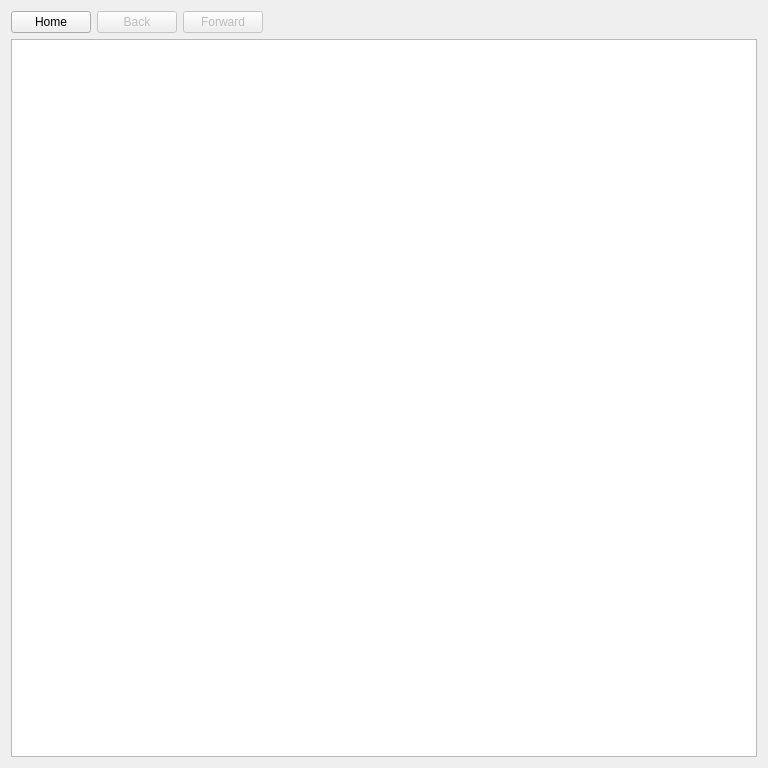
<?xml version="1.0" encoding="UTF-8"?>
<ui version="4.0">
 <class>HelpForm</class>
 <widget class="QWidget" name="HelpForm">
  <property name="geometry">
   <rect>
    <x>0</x>
    <y>0</y>
    <width>768</width>
    <height>768</height>
   </rect>
  </property>
  <property name="windowTitle">
   <string>Help</string>
  </property>
  <layout class="QVBoxLayout" name="verticalLayout">
   <item>
    <layout class="QHBoxLayout" name="horizontalLayout">
     <item>
      <widget class="QPushButton" name="pushButton_Home">
       <property name="text">
        <string>Home</string>
       </property>
       <property name="icon">
        <iconset>
         <normaloff>../../../../usr/share/icons/oxygen/22x22/actions/go-home.png</normaloff>../../../../usr/share/icons/oxygen/22x22/actions/go-home.png</iconset>
       </property>
      </widget>
     </item>
     <item>
      <widget class="QPushButton" name="pushButton_Back">
       <property name="enabled">
        <bool>false</bool>
       </property>
       <property name="text">
        <string>Back</string>
       </property>
       <property name="icon">
        <iconset>
         <normaloff>../../../../usr/share/icons/oxygen/22x22/actions/go-previous.png</normaloff>../../../../usr/share/icons/oxygen/22x22/actions/go-previous.png</iconset>
       </property>
      </widget>
     </item>
     <item>
      <widget class="QPushButton" name="pushButton_Forward">
       <property name="enabled">
        <bool>false</bool>
       </property>
       <property name="text">
        <string>Forward</string>
       </property>
       <property name="icon">
        <iconset>
         <normaloff>../../../../usr/share/icons/oxygen/22x22/actions/go-next.png</normaloff>../../../../usr/share/icons/oxygen/22x22/actions/go-next.png</iconset>
       </property>
      </widget>
     </item>
     <item>
      <spacer name="horizontalSpacer">
       <property name="orientation">
        <enum>Qt::Horizontal</enum>
       </property>
       <property name="sizeHint" stdset="0">
        <size>
         <width>40</width>
         <height>20</height>
        </size>
       </property>
      </spacer>
     </item>
    </layout>
   </item>
   <item>
    <widget class="QTextBrowser" name="textBrowser"/>
   </item>
  </layout>
 </widget>
 <resources/>
 <connections/>
</ui>
